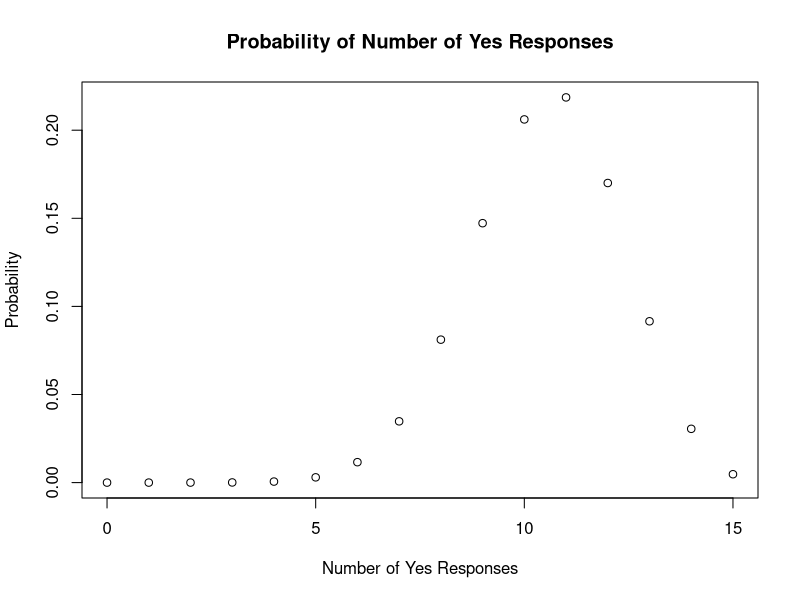
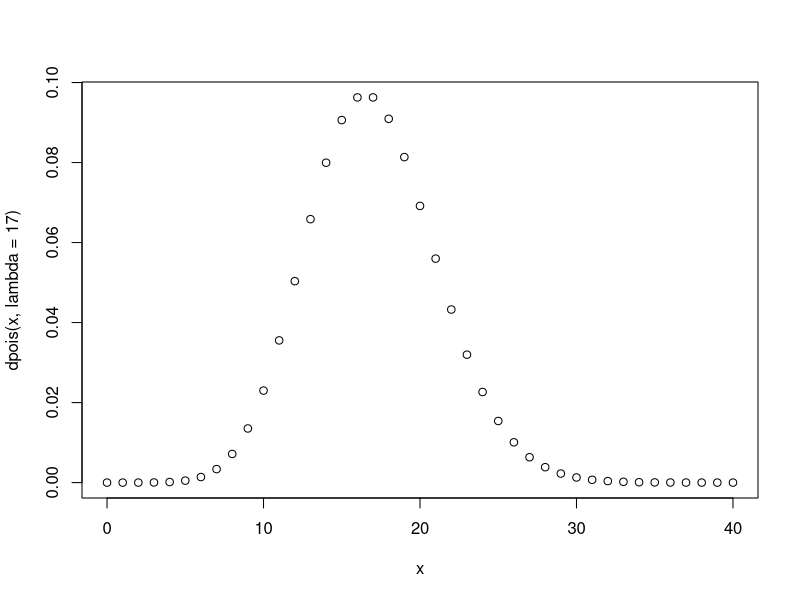
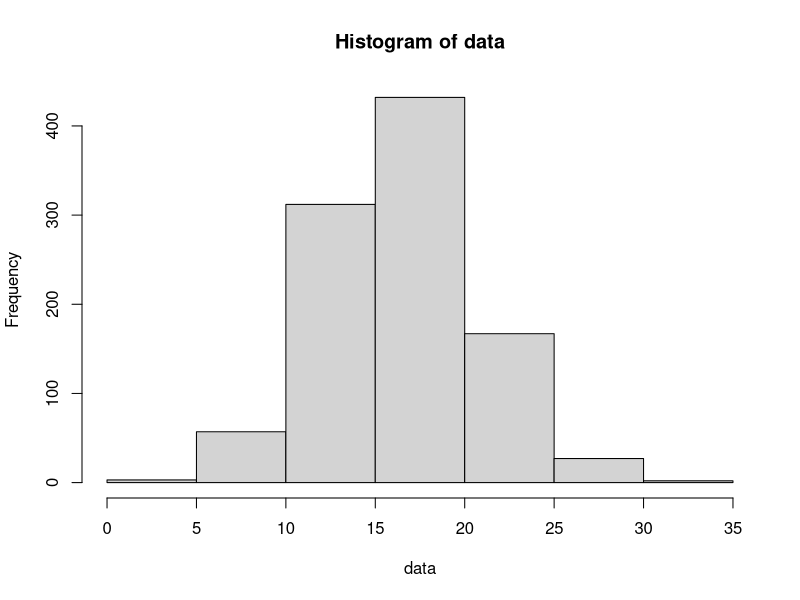
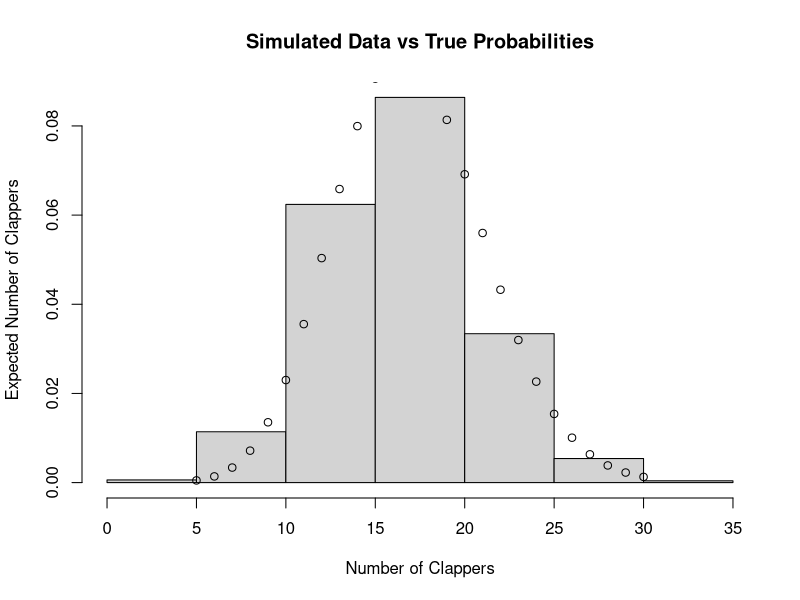

Here is the R script that generated these plots, in order:
#We have n = 300 participants, and a probability of success p = 0.7. Therefore, our expected number of “yes” responses out of this group is:
n = 300
p = 0.7
n*p

#What is the variance of this random variable?
n*p*(1-p)

#Now let’s return our attention to the active focus group. Let’s suppose your group consists of 15 people. Then you will have as few as zero yes responses and as many as 15. Let’s plot the probability of each of the 16 possibilities.

x <- 0:15
plot(x, dbinom(x, size = 15, prob = 0.7),
     main = "Probability of Number of Yes Responses",
     xlab = "Number of Yes Responses",
     ylab = "Probability")
1


#simulate 1000 more focus groups
data <- rbinom(1000, size = 15, prob = 0.7)
mean(data)
var(data)

#Let’s look at a similar experiment using the Poisson distribution. Every lecture, on average, 17 students clap
#at the end of my lecture (no not really, the actual number is much much much closer to zero). Pretending
#that the number is actually 17, I would like to predict the number who will clap at the end of my next lecture
#so I can know how good I will feel on the way back to my office.
#Similar to above, let’s plot the probability of the number of clappers from 0 up to 50.

x <- 0:40
plot(x,dpois(x, lambda = 17))

#simulate 1000
data <- rpois(1000, lambda = 17)
mean(data)

var(data)

#plot
x <- c(5:30)
invisible(plot(hist(data), freq = FALSE,
               main = "Simulated Data vs True Probabilities",
               xlab = "Number of Clappers",
               ylab = "Expected Number of Clappers"))

#overlay points
points(x, dpois(x, lambda = 17))


#change1
